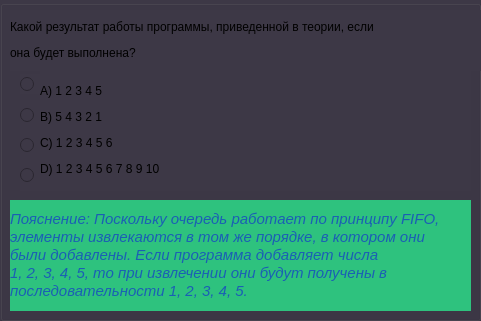
  <widget class="QGroupBox" name="group_first">
   <property name="geometry">
    <rect>
     <x>0</x>
     <y>50</y>
     <width>481</width>
     <height>321</height>
    </rect>
   </property>
   <property name="styleSheet">
    <string notr="true">background-color: rgb(61, 56, 70);</string>
   </property>
   <property name="title">
    <string/>
   </property>
   <widget class="QLabel" name="first_q">
    <property name="geometry">
     <rect>
      <x>10</x>
      <y>10</y>
      <width>461</width>
      <height>61</height>
     </rect>
    </property>
    <property name="text">
     <string>Как называется операция добавления элемента в очередь?</string>
    </property>
   </widget>
   <widget class="QLabel" name="third_q">
    <property name="geometry">
     <rect>
      <x>10</x>
      <y>10</y>
      <width>471</width>
      <height>61</height>
     </rect>
    </property>
    <property name="text">
     <string>&lt;html&gt;&lt;head/&gt;&lt;body&gt;&lt;p&gt;Какой из следующих вариантов описывает принцип работы &lt;/p&gt;&lt;p&gt;очереди?&lt;/p&gt;&lt;/body&gt;&lt;/html&gt;</string>
    </property>
   </widget>
   <widget class="QLabel" name="fifth_q">
    <property name="geometry">
     <rect>
      <x>10</x>
      <y>10</y>
      <width>471</width>
      <height>61</height>
     </rect>
    </property>
    <property name="text">
     <string>&lt;html&gt;&lt;head/&gt;&lt;body&gt;&lt;p&gt;Какой из следующих фрагментов кода правильно инициализирует &lt;/p&gt;&lt;p&gt;начало очереди в C++?&lt;/p&gt;&lt;/body&gt;&lt;/html&gt;</string>
    </property>
   </widget>
   <widget class="QLabel" name="seven_q">
    <property name="geometry">
     <rect>
      <x>10</x>
      <y>10</y>
      <width>461</width>
      <height>61</height>
     </rect>
    </property>
    <property name="text">
     <string>&lt;html&gt;&lt;head/&gt;&lt;body&gt;&lt;p&gt;Какой из следующих фрагментов кода содержит ошибку?&lt;/p&gt;&lt;/body&gt;&lt;/html&gt;</string>
    </property>
   </widget>
   <widget class="QLabel" name="ninth_q">
    <property name="geometry">
     <rect>
      <x>10</x>
      <y>10</y>
      <width>461</width>
      <height>61</height>
     </rect>
    </property>
    <property name="text">
     <string>&lt;html&gt;&lt;head/&gt;&lt;body&gt;&lt;p&gt;Какой результат работы программы, приведенной в теории, если &lt;/p&gt;&lt;p&gt;она будет выполнена?&lt;/p&gt;&lt;/body&gt;&lt;/html&gt;</string>
    </property>
   </widget>
   <widget class="QLabel" name="first_ans">
    <property name="geometry">
     <rect>
      <x>40</x>
      <y>70</y>
      <width>431</width>
      <height>121</height>
     </rect>
    </property>
    <property name="text">
     <string>&lt;html&gt;&lt;head/&gt;&lt;body&gt;&lt;p&gt;A) del&lt;/p&gt;&lt;p&gt;        B) add&lt;/p&gt;&lt;p&gt;        C) insert&lt;/p&gt;&lt;p&gt;        D) append&lt;/p&gt;&lt;/body&gt;&lt;/html&gt;</string>
    </property>
   </widget>
   <widget class="QLabel" name="third_ans">
    <property name="geometry">
     <rect>
      <x>40</x>
      <y>70</y>
      <width>431</width>
      <height>121</height>
     </rect>
    </property>
    <property name="text">
     <string>&lt;html&gt;&lt;head/&gt;&lt;body&gt;&lt;p&gt;A) Последний пришел — первым ушел&lt;/p&gt;&lt;p&gt;        B) Первый пришел — первым ушел&lt;/p&gt;&lt;p&gt;        C) Элементы могут извлекаться в любом порядке&lt;/p&gt;&lt;p&gt;        D) Элементы добавляются в произвольном порядке&lt;/p&gt;&lt;/body&gt;&lt;/html&gt;</string>
    </property>
   </widget>
   <widget class="QLabel" name="fifth_ans">
    <property name="geometry">
     <rect>
      <x>40</x>
      <y>70</y>
      <width>431</width>
      <height>121</height>
     </rect>
    </property>
    <property name="text">
     <string>&lt;html&gt;&lt;head/&gt;&lt;body&gt;&lt;p&gt;A) Node *pbeg = nullptr;&lt;/p&gt;&lt;p&gt;        B) Node *pbeg = new Node;&lt;/p&gt;&lt;p&gt;        C) Node *pbeg = first(0);&lt;/p&gt;&lt;p&gt;        D) Node *pbeg = 1;&lt;/p&gt;&lt;/body&gt;&lt;/html&gt;</string>
    </property>
   </widget>
   <widget class="QLabel" name="seven_ans">
    <property name="geometry">
     <rect>
      <x>40</x>
      <y>70</y>
      <width>361</width>
      <height>121</height>
     </rect>
    </property>
    <property name="text">
     <string>&lt;html&gt;&lt;head/&gt;&lt;body&gt;&lt;p&gt;A) void add(Node **pend, int d);&lt;/p&gt;&lt;p&gt;        B) int del(Node **pbeg);&lt;/p&gt;&lt;p&gt;        C) for (int i = 2: i &amp;lt; 6; i++) add(&amp;amp;pend, i);&lt;/p&gt;&lt;p&gt;        D) Node *pv = new Node;&lt;/p&gt;&lt;/body&gt;&lt;/html&gt;</string>
    </property>
   </widget>
   <widget class="QLabel" name="ninth_ans">
    <property name="geometry">
     <rect>
      <x>40</x>
      <y>70</y>
      <width>411</width>
      <height>121</height>
     </rect>
    </property>
    <property name="text">
     <string>&lt;html&gt;&lt;head/&gt;&lt;body&gt;&lt;p&gt;A) 1 2 3 4 5&lt;/p&gt;&lt;p&gt;        B) 5 4 3 2 1&lt;/p&gt;&lt;p&gt;        C) 1 2 3 4 5 6&lt;/p&gt;&lt;p&gt;        D) 1 2 3 4 5 6 7 8 9 10&lt;/p&gt;&lt;/body&gt;&lt;/html&gt;</string>
    </property>
   </widget>
   <widget class="QRadioButton" name="Answer_A">
    <property name="geometry">
     <rect>
      <x>20</x>
      <y>74</y>
      <width>20</width>
      <height>20</height>
     </rect>
    </property>
    <property name="styleSheet">
     <string notr="true">color: rgb(224, 27, 36);</string>
    </property>
    <property name="text">
     <string/>
    </property>
   </widget>
   <widget class="QRadioButton" name="Answer_B">
    <property name="geometry">
     <rect>
      <x>20</x>
      <y>100</y>
      <width>20</width>
      <height>31</height>
     </rect>
    </property>
    <property name="styleSheet">
     <string notr="true">color: rgb(224, 27, 36);</string>
    </property>
    <property name="text">
     <string/>
    </property>
   </widget>
   <widget class="QRadioButton" name="Answer_C">
    <property name="geometry">
     <rect>
      <x>20</x>
      <y>130</y>
      <width>20</width>
      <height>31</height>
     </rect>
    </property>
    <property name="styleSheet">
     <string notr="true">color: rgb(224, 27, 36);</string>
    </property>
    <property name="text">
     <string/>
    </property>
   </widget>
   <widget class="QRadioButton" name="Answer_D">
    <property name="geometry">
     <rect>
      <x>20</x>
      <y>160</y>
      <width>21</width>
      <height>31</height>
     </rect>
    </property>
    <property name="styleSheet">
     <string notr="true">color: rgb(224, 27, 36);</string>
    </property>
    <property name="text">
     <string/>
    </property>
   </widget>
   <widget class="QLabel" name="third_poyas">
    <property name="geometry">
     <rect>
      <x>10</x>
      <y>200</y>
      <width>461</width>
      <height>111</height>
     </rect>
    </property>
    <property name="styleSheet">
     <string notr="true">color: rgb(26, 95, 180);
background-color: rgb(46, 194, 126);</string>
    </property>
    <property name="text">
     <string>&lt;!DOCTYPE HTML PUBLIC &quot;-//W3C//DTD HTML 4.0//EN&quot; &quot;http://www.w3.org/TR/REC-html40/strict.dtd&quot;&gt;
&lt;html&gt;&lt;head&gt;&lt;meta name=&quot;qrichtext&quot; content=&quot;1&quot; /&gt;&lt;meta charset=&quot;utf-8&quot; /&gt;&lt;style type=&quot;text/css&quot;&gt;
p, li { white-space: pre-wrap; }
hr { height: 1px; border-width: 0; }
li.unchecked::marker { content: &quot;\2610&quot;; }
li.checked::marker { content: &quot;\2612&quot;; }
&lt;/style&gt;&lt;/head&gt;&lt;body style=&quot; font-family:'Cantarell'; font-size:11pt; font-weight:400; font-style:normal;&quot;&gt;
&lt;p style=&quot; margin-top:0px; margin-bottom:0px; margin-left:0px; margin-right:0px; -qt-block-indent:0; text-indent:0px;&quot;&gt;&lt;span style=&quot; font-style:italic;&quot;&gt;Пояснение: Это принцип FIFO (First In — First Out), который &lt;/span&gt;&lt;/p&gt;
&lt;p style=&quot; margin-top:0px; margin-bottom:0px; margin-left:0px; margin-right:0px; -qt-block-indent:0; text-indent:0px;&quot;&gt;&lt;span style=&quot; font-style:italic;&quot;&gt;является фундаментальным для очереди. Первый добавленный &lt;/span&gt;&lt;/p&gt;
&lt;p style=&quot; margin-top:0px; margin-bottom:0px; margin-left:0px; margin-right:0px; -qt-block-indent:0; text-indent:0px;&quot;&gt;&lt;span style=&quot; font-style:italic;&quot;&gt;элемент будет первым извлечен.&lt;/span&gt;&lt;/p&gt;&lt;/body&gt;&lt;/html&gt;</string>
    </property>
   </widget>
   <widget class="QLabel" name="ninth_poyas">
    <property name="geometry">
     <rect>
      <x>10</x>
      <y>200</y>
      <width>461</width>
      <height>111</height>
     </rect>
    </property>
    <property name="styleSheet">
     <string notr="true">color: rgb(26, 95, 180);
background-color: rgb(46, 194, 126);</string>
    </property>
    <property name="text">
     <string>&lt;!DOCTYPE HTML PUBLIC &quot;-//W3C//DTD HTML 4.0//EN&quot; &quot;http://www.w3.org/TR/REC-html40/strict.dtd&quot;&gt;
&lt;html&gt;&lt;head&gt;&lt;meta name=&quot;qrichtext&quot; content=&quot;1&quot; /&gt;&lt;meta charset=&quot;utf-8&quot; /&gt;&lt;style type=&quot;text/css&quot;&gt;
p, li { white-space: pre-wrap; }
hr { height: 1px; border-width: 0; }
li.unchecked::marker { content: &quot;\2610&quot;; }
li.checked::marker { content: &quot;\2612&quot;; }
&lt;/style&gt;&lt;/head&gt;&lt;body style=&quot; font-family:'Cantarell'; font-size:11pt; font-weight:400; font-style:normal;&quot;&gt;
&lt;p style=&quot; margin-top:0px; margin-bottom:0px; margin-left:0px; margin-right:0px; -qt-block-indent:0; text-indent:0px;&quot;&gt;&lt;span style=&quot; font-style:italic;&quot;&gt;Пояснение: &lt;/span&gt;&lt;span style=&quot; font-style:italic;&quot;&gt;Поскольку очередь работает по принципу FIFO, &lt;/span&gt;&lt;/p&gt;
&lt;p style=&quot; margin-top:0px; margin-bottom:0px; margin-left:0px; margin-right:0px; -qt-block-indent:0; text-indent:0px;&quot;&gt;&lt;span style=&quot; font-style:italic;&quot;&gt;элементы извлекаются в том же порядке, в котором они &lt;/span&gt;&lt;/p&gt;
&lt;p style=&quot; margin-top:0px; margin-bottom:0px; margin-left:0px; margin-right:0px; -qt-block-indent:0; text-indent:0px;&quot;&gt;&lt;span style=&quot; font-style:italic;&quot;&gt;были добавлены. Если программа добавляет числа &lt;/span&gt;&lt;/p&gt;
&lt;p style=&quot; margin-top:0px; margin-bottom:0px; margin-left:0px; margin-right:0px; -qt-block-indent:0; text-indent:0px;&quot;&gt;&lt;span style=&quot; font-style:italic;&quot;&gt;1, 2, 3, 4, 5, то при извлечении они будут получены в &lt;/span&gt;&lt;/p&gt;
&lt;p style=&quot; margin-top:0px; margin-bottom:0px; margin-left:0px; margin-right:0px; -qt-block-indent:0; text-indent:0px;&quot;&gt;&lt;span style=&quot; font-style:italic;&quot;&gt;последовательности 1, 2, 3, 4, 5.&lt;/span&gt;&lt;/p&gt;&lt;/body&gt;&lt;/html&gt;</string>
    </property>
   </widget>
   <widget class="QLabel" name="seven_poyas">
    <property name="geometry">
     <rect>
      <x>10</x>
      <y>200</y>
      <width>461</width>
      <height>111</height>
     </rect>
    </property>
    <property name="styleSheet">
     <string notr="true">color: rgb(26, 95, 180);
background-color: rgb(46, 194, 126);</string>
    </property>
    <property name="text">
     <string>&lt;!DOCTYPE HTML PUBLIC &quot;-//W3C//DTD HTML 4.0//EN&quot; &quot;http://www.w3.org/TR/REC-html40/strict.dtd&quot;&gt;
&lt;html&gt;&lt;head&gt;&lt;meta name=&quot;qrichtext&quot; content=&quot;1&quot; /&gt;&lt;meta charset=&quot;utf-8&quot; /&gt;&lt;style type=&quot;text/css&quot;&gt;
p, li { white-space: pre-wrap; }
hr { height: 1px; border-width: 0; }
li.unchecked::marker { content: &quot;\2610&quot;; }
li.checked::marker { content: &quot;\2612&quot;; }
&lt;/style&gt;&lt;/head&gt;&lt;body style=&quot; font-family:'Cantarell'; font-size:11pt; font-weight:400; font-style:normal;&quot;&gt;
&lt;p style=&quot; margin-top:0px; margin-bottom:0px; margin-left:0px; margin-right:0px; -qt-block-indent:0; text-indent:0px;&quot;&gt;&lt;span style=&quot; font-style:italic;&quot;&gt;Пояснение: &lt;/span&gt;&lt;span style=&quot; font-style:italic;&quot;&gt;В данном фрагменте допущена синтаксическая &lt;/span&gt;&lt;/p&gt;
&lt;p style=&quot; margin-top:0px; margin-bottom:0px; margin-left:0px; margin-right:0px; -qt-block-indent:0; text-indent:0px;&quot;&gt;&lt;span style=&quot; font-style:italic;&quot;&gt;ошибка: между частями заголовка цикла &lt;/span&gt;&lt;span style=&quot; font-family:'Fira Code'; font-style:italic;&quot;&gt;for&lt;/span&gt;&lt;span style=&quot; font-style:italic;&quot;&gt; должна стоять &lt;/span&gt;&lt;/p&gt;
&lt;p style=&quot; margin-top:0px; margin-bottom:0px; margin-left:0px; margin-right:0px; -qt-block-indent:0; text-indent:0px;&quot;&gt;&lt;span style=&quot; font-style:italic;&quot;&gt;точка с запятой (&lt;/span&gt;&lt;span style=&quot; font-family:'Fira Code'; font-style:italic;&quot;&gt;;&lt;/span&gt;&lt;span style=&quot; font-style:italic;&quot;&gt;), а не двоеточие (&lt;/span&gt;&lt;span style=&quot; font-family:'Fira Code'; font-style:italic;&quot;&gt;:&lt;/span&gt;&lt;span style=&quot; font-style:italic;&quot;&gt;). Правильная запись: &lt;/span&gt;&lt;/p&gt;
&lt;p style=&quot; margin-top:0px; margin-bottom:0px; margin-left:0px; margin-right:0px; -qt-block-indent:0; text-indent:0px;&quot;&gt;&lt;span style=&quot; font-family:'Fira Code'; font-style:italic;&quot;&gt;for (int i = 2; i &amp;lt; 6; i++)&lt;/span&gt;&lt;span style=&quot; font-style:italic;&quot;&gt;.&lt;/span&gt;&lt;/p&gt;&lt;/body&gt;&lt;/html&gt;</string>
    </property>
   </widget>
   <widget class="QLabel" name="five_poyas">
    <property name="geometry">
     <rect>
      <x>10</x>
      <y>200</y>
      <width>461</width>
      <height>111</height>
     </rect>
    </property>
    <property name="styleSheet">
     <string notr="true">background-color: rgb(46, 194, 126);
color: rgb(26, 95, 180);</string>
    </property>
    <property name="text">
     <string>&lt;!DOCTYPE HTML PUBLIC &quot;-//W3C//DTD HTML 4.0//EN&quot; &quot;http://www.w3.org/TR/REC-html40/strict.dtd&quot;&gt;
&lt;html&gt;&lt;head&gt;&lt;meta name=&quot;qrichtext&quot; content=&quot;1&quot; /&gt;&lt;meta charset=&quot;utf-8&quot; /&gt;&lt;style type=&quot;text/css&quot;&gt;
p, li { white-space: pre-wrap; }
hr { height: 1px; border-width: 0; }
li.unchecked::marker { content: &quot;\2610&quot;; }
li.checked::marker { content: &quot;\2612&quot;; }
&lt;/style&gt;&lt;/head&gt;&lt;body style=&quot; font-family:'Cantarell'; font-size:11pt; font-weight:400; font-style:normal;&quot;&gt;
&lt;p style=&quot; margin-top:0px; margin-bottom:0px; margin-left:0px; margin-right:0px; -qt-block-indent:0; text-indent:0px;&quot;&gt;&lt;span style=&quot; font-style:italic;&quot;&gt;Пояснение: Указатель на начало очереди (&lt;/span&gt;&lt;span style=&quot; font-family:'Fira Code'; font-style:italic;&quot;&gt;pbeg&lt;/span&gt;&lt;span style=&quot; font-style:italic;&quot;&gt;) должен быть &lt;/span&gt;&lt;/p&gt;
&lt;p style=&quot; margin-top:0px; margin-bottom:0px; margin-left:0px; margin-right:0px; -qt-block-indent:0; text-indent:0px;&quot;&gt;&lt;span style=&quot; font-style:italic;&quot;&gt;инициализирован нулевым значением (&lt;/span&gt;&lt;span style=&quot; font-family:'Fira Code'; font-style:italic;&quot;&gt;nullptr&lt;/span&gt;&lt;span style=&quot; font-style:italic;&quot;&gt;), так как &lt;/span&gt;&lt;/p&gt;
&lt;p style=&quot; margin-top:0px; margin-bottom:0px; margin-left:0px; margin-right:0px; -qt-block-indent:0; text-indent:0px;&quot;&gt;&lt;span style=&quot; font-style:italic;&quot;&gt;изначально очередь пуста. Это стандартная и безопасная &lt;/span&gt;&lt;/p&gt;
&lt;p style=&quot; margin-top:0px; margin-bottom:0px; margin-left:0px; margin-right:0px; -qt-block-indent:0; text-indent:0px;&quot;&gt;&lt;span style=&quot; font-style:italic;&quot;&gt;практика в C++.&lt;/span&gt;&lt;/p&gt;&lt;/body&gt;&lt;/html&gt;</string>
    </property>
   </widget>
   <widget class="QLabel" name="first_poyas">
    <property name="geometry">
     <rect>
      <x>10</x>
      <y>200</y>
      <width>461</width>
      <height>111</height>
     </rect>
    </property>
    <property name="styleSheet">
     <string notr="true">color: rgb(26, 95, 180);
background-color: rgb(46, 194, 126);</string>
    </property>
    <property name="text">
     <string>&lt;!DOCTYPE HTML PUBLIC &quot;-//W3C//DTD HTML 4.0//EN&quot; &quot;http://www.w3.org/TR/REC-html40/strict.dtd&quot;&gt;
&lt;html&gt;&lt;head&gt;&lt;meta name=&quot;qrichtext&quot; content=&quot;1&quot; /&gt;&lt;meta charset=&quot;utf-8&quot; /&gt;&lt;style type=&quot;text/css&quot;&gt;
p, li { white-space: pre-wrap; }
hr { height: 1px; border-width: 0; }
li.unchecked::marker { content: &quot;\2610&quot;; }
li.checked::marker { content: &quot;\2612&quot;; }
&lt;/style&gt;&lt;/head&gt;&lt;body style=&quot; font-family:'Cantarell'; font-size:11pt; font-weight:400; font-style:normal;&quot;&gt;
&lt;p style=&quot; margin-top:0px; margin-bottom:0px; margin-left:0px; margin-right:0px; -qt-block-indent:0; text-indent:0px;&quot;&gt;&lt;span style=&quot; font-style:italic;&quot;&gt;Пояснение: В контексте данной теории операция добавления &lt;/span&gt;&lt;/p&gt;
&lt;p style=&quot; margin-top:0px; margin-bottom:0px; margin-left:0px; margin-right:0px; -qt-block-indent:0; text-indent:0px;&quot;&gt;&lt;span style=&quot; font-style:italic;&quot;&gt;элемента в очередь называется &lt;/span&gt;&lt;span style=&quot; font-family:'Fira Code'; font-style:italic;&quot;&gt;add&lt;/span&gt;&lt;span style=&quot; font-style:italic;&quot;&gt;. Стандартными названиями &lt;/span&gt;&lt;/p&gt;
&lt;p style=&quot; margin-top:0px; margin-bottom:0px; margin-left:0px; margin-right:0px; -qt-block-indent:0; text-indent:0px;&quot;&gt;&lt;span style=&quot; font-style:italic;&quot;&gt;также являются &lt;/span&gt;&lt;span style=&quot; font-family:'Fira Code'; font-style:italic;&quot;&gt;enqueue&lt;/span&gt;&lt;span style=&quot; font-style:italic;&quot;&gt; или &lt;/span&gt;&lt;span style=&quot; font-family:'Fira Code'; font-style:italic;&quot;&gt;push_back&lt;/span&gt;&lt;span style=&quot; font-style:italic;&quot;&gt;.&lt;/span&gt;&lt;/p&gt;&lt;/body&gt;&lt;/html&gt;</string>
    </property>
   </widget>
   <zorder>Answer_A</zorder>
   <zorder>Answer_B</zorder>
   <zorder>Answer_C</zorder>
   <zorder>Answer_D</zorder>
   <zorder>first_poyas</zorder>
   <zorder>first_ans</zorder>
   <zorder>third_q</zorder>
   <zorder>third_poyas</zorder>
   <zorder>third_ans</zorder>
   <zorder>five_poyas</zorder>
   <zorder>first_q</zorder>
   <zorder>fifth_q</zorder>
   <zorder>fifth_ans</zorder>
   <zorder>seven_q</zorder>
   <zorder>seven_poyas</zorder>
   <zorder>seven_ans</zorder>
   <zorder>ninth_q</zorder>
   <zorder>ninth_poyas</zorder>
   <zorder>ninth_ans</zorder>
  </widget>
